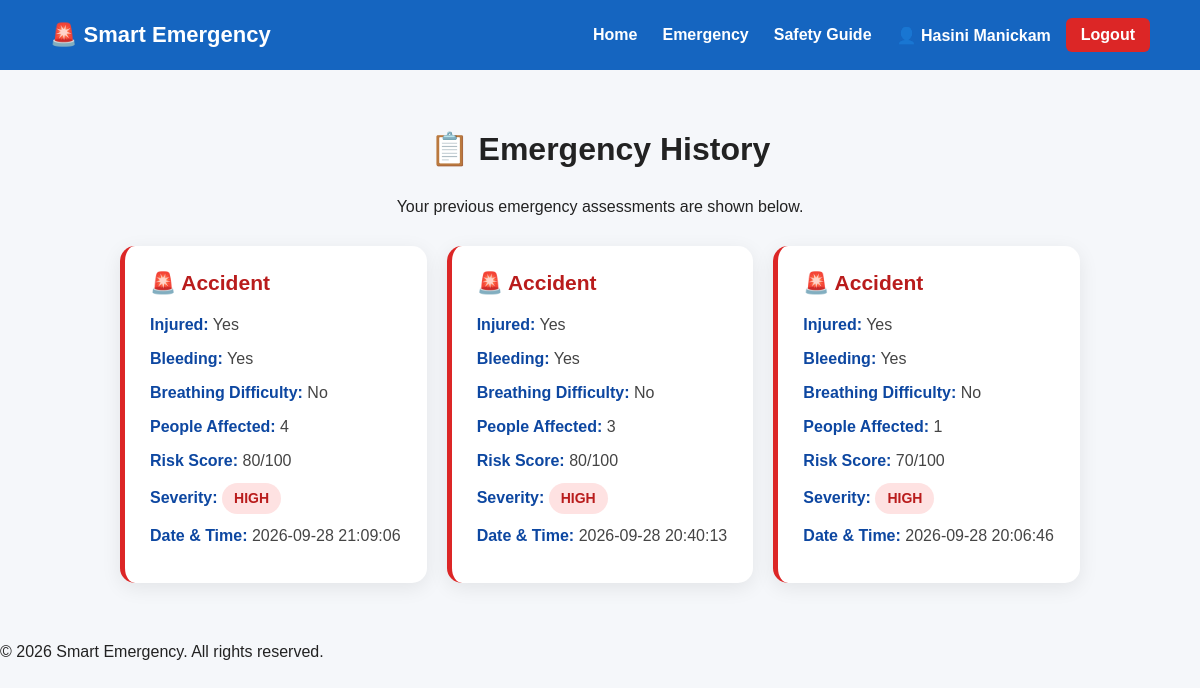
The page /emergency-history (signed in) on the database its author committed.
### tables this page shows
CREATE TABLE emergency_reports (
            id INTEGER PRIMARY KEY AUTOINCREMENT,
            user_id INTEGER NOT NULL,
            emergency_type TEXT NOT NULL,
            injured TEXT NOT NULL,
            bleeding TEXT NOT NULL,
            breathing TEXT NOT NULL,
            people INTEGER NOT NULL,
            risk_score INTEGER NOT NULL,
            severity TEXT NOT NULL,
            created_at TEXT NOT NULL,
            FOREIGN KEY (user_id) REFERENCES users(id)
        );

### app.py (the view)
@app.route("/emergency-history")
def emergency_history():
    if "user_id" not in session:
        return redirect("/login")
    conn = get_db()
    cursor = conn.cursor()
    cursor.execute("""
        SELECT

            emergency_type,

            injured,

            bleeding,

            breathing,

            people,

            risk_score,

            severity,

            created_at

        FROM emergency_reports

        WHERE user_id = ?

        ORDER BY id DESC
    """,
    (
        session["user_id"],
    ))
    reports = cursor.fetchall()
    conn.close()
    return render_template(
        "history.html",
        reports=reports
    )

### app.py (called while the page is built)
def get_db():
    return sqlite3.connect(DB_PATH)

### templates/history.html (shortened to what this page needs)
<!DOCTYPE html>
<html lang="en">
<head>
<link rel="stylesheet"
      href="{{ url_for('static', filename='css/style.css') }}">
</head>
<body>
<nav class="navbar">
    <div class="logo">
        🚨 Smart Emergency
    </div>
    <div class="nav-links">
        <a href="/">
            Home
        </a>
        <a href="/#report">
            Emergency
        </a>
        <a href="/#guide">
            Safety Guide
        </a>
        <div class="nav-user">
            👤 {{ session.get('user_name') }}
            <a href="/logout">
                Logout
            </a>
        </div>
    </div>
</nav>
<section class="section">
    <h2>📋 Emergency History</h2>
    <p>
        Your previous emergency assessments are shown below.
    </p>
    {% if reports %}
    <div class="history-container">
        {% for report in reports %}
        <div class="history-card">
            <h3>
                🚨 {{ report[0]|title }}
            </h3>
            <p>
                <strong>Injured:</strong>
                {{ report[1]|title }}
            </p>
            <p>
                <strong>Bleeding:</strong>
                {{ report[2]|title }}
            </p>
            <p>
                <strong>Breathing Difficulty:</strong>
                {{ report[3]|title }}
            </p>
            <p>
                <strong>People Affected:</strong>
                {{ report[4] }}
            </p>
            <p>
                <strong>Risk Score:</strong>
                {{ report[5] }}/100
            </p>
            <p>
                <strong>Severity:</strong>
                <span class="severity">
                    {{ report[6] }}
                </span>
            </p>
            <p>
                <strong>Date & Time:</strong>
                {{ report[7] }}
            </p>
        </div>
        {% endfor %}
    </div>
    {% endif %}
</section>
<footer>
    <p>
        © 2026 Smart Emergency. All rights reserved.
    </p>
</footer>
</body>
</html>

### static/css/style.css (style rules this page uses)
* { margin: 0; padding: 0; box-sizing: border-box; }
body { font-family: Arial, sans-serif; background: #f5f7fa; color: #222; }
.navbar { background: #1565c0; color: white; padding: 18px 50px; display: flex; justify-content: space-between; align-items: center; position: sticky; top: 0; z-index: 1000; }
.logo { font-size: 22px; font-weight: bold; }
.nav-links { display: flex; align-items: center; gap: 25px; }
.nav-links > a { color: white; text-decoration: none; font-weight: bold; }
.nav-user { display: flex; align-items: center; gap: 15px; font-weight: 600; }
.nav-user a { color: white; text-decoration: none; background: #dc2626; padding: 8px 15px; border-radius: 6px; transition: 0.3s; }
.section { padding: 60px 10%; text-align: center; }
.section h2 { font-size: 32px; margin-bottom: 30px; }
.history-container { display: grid; grid-template-columns: repeat(auto-fit, minmax(280px, 1fr)); gap: 20px; margin-top: 30px; }
.history-card { background: #ffffff; padding: 25px; border-radius: 15px; box-shadow: 0 5px 20px rgba(0, 0, 0, 0.08); border-left: 5px solid #dc2626; text-align: left; transition: 0.3s; }
.history-card h3 { margin-bottom: 18px; color: #b91c1c; font-size: 21px; }
.history-card p { margin: 10px 0; line-height: 1.5; color: #444; }
.history-card strong { color: #0d47a1; }
.severity { display: inline-block; padding: 5px 12px; border-radius: 20px; background: #fee2e2; color: #b91c1c; font-weight: bold; font-size: 14px; }

### rows shown on the page
emergency_reports: emergency_type "Accident", injured "Yes", bleeding "Yes", breathing "No", people "4", risk_score "80", severity "HIGH", created_at "2026-09-28 21:09:06"
emergency_reports: emergency_type "Accident", injured "Yes", bleeding "Yes", breathing "No", people "3", risk_score "80", severity "HIGH", created_at "2026-09-28 20:40:13"
emergency_reports: emergency_type "Accident", injured "Yes", bleeding "Yes", breathing "No", people "1", risk_score "70", severity "HIGH", created_at "2026-09-28 20:06:46"

### other values the page prints
{{ session.get('user_name') }} "Hasini Manickam"
